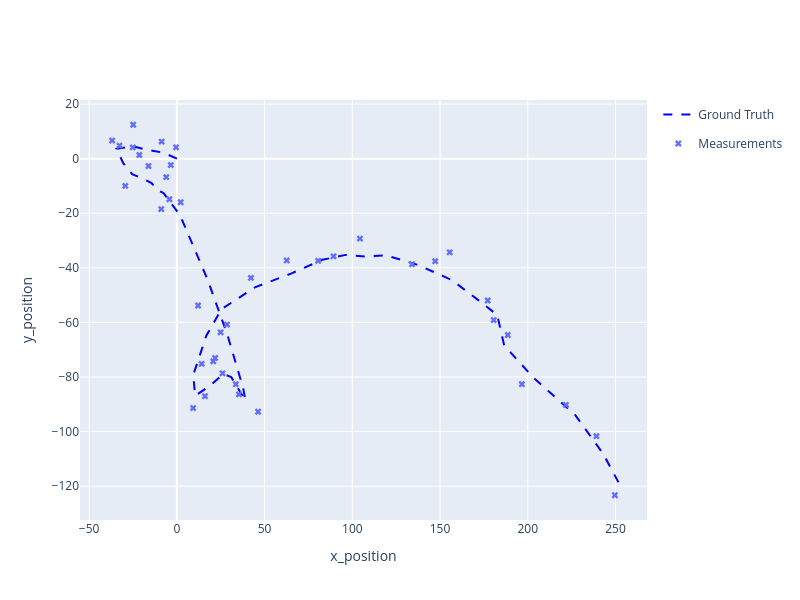

This figure's notebook cell:
### Code cell
# The measurements can now be generated and plotted accordingly.

measurements = []
for state in truth:
    measurement = measurement_model.function(state, noise=True)
    measurements.append(Detection(measurement,
                                  timestamp=state.timestamp,
                                  measurement_model=measurement_model))


x_pos_plotter.plot_measurements(measurements, [0,2], marker=dict(symbol="x"))
x_pos_plotter.fig
